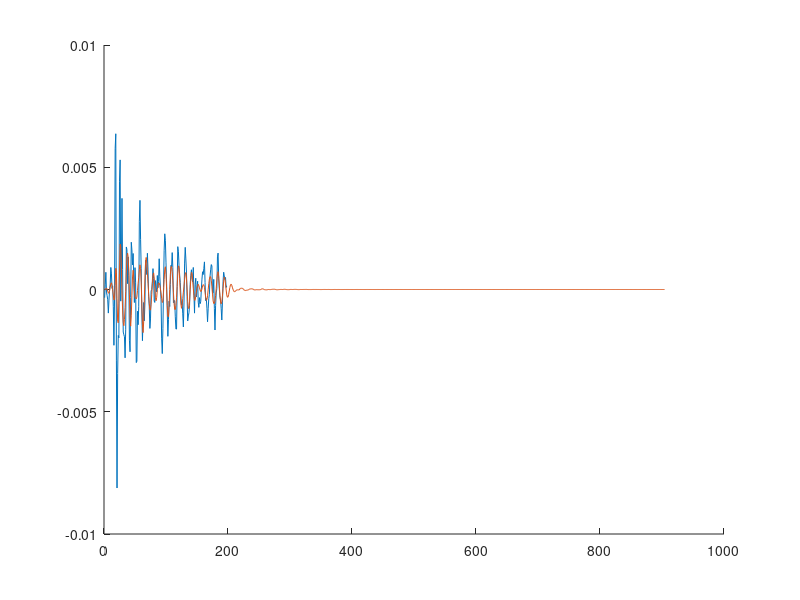

Recreate this plot in MATLAB. (Note: this script raises an error after producing the figure.)
clc
clear all
close all

%% TRY neutral convolution to equal phase addition
% format long
% t = 0:2*pi/101:2*pi;
% sig1 = sin(t/pi*4);
% sig2 = [zeros(1,25) ones(1,52)*1 zeros(1,25)];
% sig_freq = 2e6 .* (0:(length(sig1)-1))/length(sig1);
% sig_phase = angle(fft(sig1)+fft(sig2));
% con = conv(sig1,sig2);
% con_freq = 2e6 .* (0:(length(con)-1))/length(con);
% con_phase = angle(fft(con));
% figure(7);
% hold on
% plot(sig_freq,sig_phase,'Color','y','LineWidth',3)
% plot(con_freq,con_phase,'Color','r');

load input_matrices/freq_responses
load input_matrices/UAE_one_emission
load input_matrices/UAE_meas_dB_filter

y1 = raw_emission_y;
y2 = h;
c = conv(y1,y2);
y1(y1 == 0) = [];
c2 = conv(y1,y2);

figure;
hold on;
plot(y1);
plot(c2)

% figure;
% hold on
% % plot(f_1M,AEP3N_freq_resp_1M_dB+VS600Z1_freq_resp_1M_dB+DCPL2_freq_resp_1M_dB)
% % plot(f_1M,meas_chain_freq_resp_VS600Z1_1M_dB)
% plot(f_1M,VS600Z1_freq_resp_1M_dB)
% 
% a = 1;

% Freq1 = 1000;
% Freq3 = 3000;
% Fs = 16000;
% T = 1/Fs;
% Nos = (0:128-1)*T;
% Amp = 1.0;
% Signal1 = Amp*sin(2*pi*Freq1*Nos);
% Signal3 = Amp*sin(2*pi*Freq3*Nos);
% 
% Signal4 = conv(Signal1,Signal3); 

% Signal1 = [ zeros(1,length(Signal1)/2-1) Signal1 zeros(1,length(Signal1)/2)];
% Signal3 = [ zeros(1,length(Signal3)/2-1) Signal1 zeros(1,length(Signal3)/2)];

% NFFT = 32;
% freqdata1 = fft(Signal1,NFFT);
% freqdata2 = fft(Signal3,NFFT);
% freqdata4 = fft(Signal4,NFFT);

% for ii = 2:((length(freqdata1)/2)+1)
%       
%    sig1_cc = real(freqdata1(1,ii));
%    sig1_dd = imag(freqdata1(1,ii));
%    Mag1(ii-1) = sqrt((sig1_cc^2)+(sig1_dd^2));
%    Phase1(ii-1) = atan(sig1_dd/sig1_cc);
%    
%    sig2_cc = real(freqdata2(1,ii));
%    sig2_dd = imag(freqdata2(1,ii));
%    Mag2(ii-1) = sqrt((sig2_cc^2)+(sig2_dd^2));
%    Phase2(ii-1) = atan(sig2_dd/sig2_cc);  
%    
%    sig3_cc = real(freqdata4(1,ii));
%    sig3_dd = imag(freqdata4(1,ii));
%    Mag3(ii-1) = sqrt((sig3_cc^2)+(sig3_dd^2));
%    Phase3(ii-1) = atan(sig3_dd/sig3_cc);
%    
%    Newmag(ii-1) = Mag1(ii-1)*Mag2(ii-1);
%    NewPhase(ii-1) = Phase1(ii-1) + Phase2(ii-1); 
%   
% end

% emission_f = Fs .* (0:(length(freqdata1)-1))/length(freqdata1);
% figure;
% hold on
% plot(emission_f, abs(freqdata1).*abs(freqdata2))
% plot(emission_f, abs(freqdata4))
% grid on
% 
% figure;
% hold on
% plot(emission_f, angle(freqdata1)+angle(freqdata2))
% plot(emission_f, angle(freqdata4))
% grid on

hfvt = fvtool(FC,'Fs',Fs,'Color','white','FrequencyScale','Linear');
s = get(hfvt);
hchildren = s.Children;
haxes = hchildren(strcmpi(get(hchildren,'type'),'axes'));
hline = get(haxes,'children');
x = get(hline,'XData'); % 0-1000 kHz
y = get(hline,'YData');

fvtool(ifft(y),1)

%% Compare filter and impulse response
% figure;
% hold on
% grid on
% plot(x.*1000,db2mag(y))
h_fft = fft(h);
N = length(h);
h_fft_ss = (angle(h_fft));
h_fft_ss = h_fft_ss(1:N/2+1); 
h_freq = Fs .* (0:(N/2))/N; % frequency axi
% plot(h_freq,h_fft_ss); %% PLOT PHASE DIFFERENCE

% % Vallen VS600Z1
meas_chain_freq_resp_max = max(meas_chain_freq_resp_VS600Z1_1M);
%% normalizing so resonant freqency response stays the same
meas_chain_freq_resp_corr_one = meas_chain_freq_resp_max ./ meas_chain_freq_resp_VS600Z1_1M;
meas_chain_freq_resp_corr_one(find(f_1M<=1.2e5 | f_1M>=8e5)) = 0;

db_change = max(db(meas_chain_freq_resp_corr_one));
maximum = max(meas_chain_freq_resp_corr_one);

%% normalizing so amplitudes with value 1 stay the same
meas_chain_freq_resp_corr = meas_chain_freq_resp_corr_one;
meas_chain_freq_resp_corr = meas_chain_freq_resp_corr_one/max(meas_chain_freq_resp_corr_one);

% plot(f_1M,meas_chain_freq_resp_corr_one)
FR_positive_frequency_only = meas_chain_freq_resp_corr_one;
FR_data = zeros(1,1002);
FR_data(1:501) = FR_positive_frequency_only;
FR_data(502:1002) = fliplr(FR_positive_frequency_only(1:end));

% f_shift = ifftshift(f);
IR_data = ifft(FR_data);
% plot(IR_data);

IR_fft = fft(IR_data);
N = length(IR_data);
%% CALC AMP
IR_fft_ss = (abs(IR_fft));
IR_fft_ss = IR_fft_ss(1:N/2); 
IR_freq = Fs .* (0:(N/2-1))/N; % frequency axi
% plot(f_1M,IR_fft_ss);
% plot(f_1M,meas_chain_freq_resp_corr_one)
%% CALC PHASE
% IR_fft_ss_pn = (angle(IR_fft));
% IR_fft_ss_pn = IR_fft_ss_pn(1:N/2); 
% IR_freq = Fs .* (0:(N/2-1))/N; % frequency axi
% plot(f_1M,IR_fft_ss_pn);
%% Getting precise result of impulse response

%% NOW TRY WITH CONVOLUTION!
y1=raw_emission_y;

[h,t1] = FC.impz; %% get impulse response of filter
h = h'; %% h matrix must be transpose
y2 = h;


conv(y1,y2);


N=length(y1);
n = N;
freq = Fs .* (0:n/2)/n; % frequency axi

y = db2mag(y);
x = 1000*x;
% plot(x,y,'Color','r')
small_y = zeros(1, length(freq));  

%% 10a) calculate single-sided amplitude spectrum of equalized emission
for ind_f = 1:length(freq)
    small_y(ind_f) = y(min(findnearest(freq(ind_f), x)));          
end 

convol=conv(y1,y2);
conv_fft = fft(convol,n);
f1=fft(y1,n);
f2=fft(y2,n);
mul_fft = f1.*f2;
mul = ifft(mul_fft);
%% Compare in time domain
% figure;
% plot(mul,'Color','y','LineWidth',2)
% hold on
% plot(convol,'Color','r')
% max(mul(1:length(convol))-convol)
%% Compare in freq domain
figure;
f1 = abs(f1);
f1 = f1(1:end/2+1);
%     signal_abs_fft_ss = signal_abs_fft_pn(1:N/2+1); 
%     signal_abs_fft_ss(2:end-1) = 2*signal_abs_fft_ss(2:end-1);
%     signal_abs_fft_ss(1) = 0; % filtriranje DC-a
f2 = abs(f2);
f2 = f2(1:end/2+1);
f2 = small_y;
mul_fft = f1.*f2;
plot(freq,mul_fft,'Color','y','LineWidth',2)
hold on
conv_fft = abs(conv_fft);
conv_fft = conv_fft(1:end/2+1);
plot(freq,conv_fft,'Color','r')
max(abs(mul_fft-conv_fft))

%% Compare filter with real thing
% plot(freq,f2,'Color','y','LineWidth',1)
% hold on
% plot(freq,small_y,'Color','b');
% max(abs(small_y-f2))




% [Newmag' NewPhase']
% [Mag3' Phase3'] 